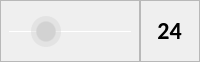
                        <widget class="QWidget" name="widget_6" native="true">
                         <property name="maximumSize">
                          <size>
                           <width>16777215</width>
                           <height>50</height>
                          </size>
                         </property>
                         <layout class="QHBoxLayout" name="horizontalLayout_10">
                          <property name="spacing">
                           <number>0</number>
                          </property>
                          <property name="leftMargin">
                           <number>0</number>
                          </property>
                          <property name="topMargin">
                           <number>0</number>
                          </property>
                          <property name="rightMargin">
                           <number>0</number>
                          </property>
                          <property name="bottomMargin">
                           <number>0</number>
                          </property>
                          <item>
                           <widget class="QFrame" name="frame_7">
                            <property name="minimumSize">
                             <size>
                              <width>140</width>
                              <height>0</height>
                             </size>
                            </property>
                            <property name="maximumSize">
                             <size>
                              <width>140</width>
                              <height>16777215</height>
                             </size>
                            </property>
                            <property name="frameShape">
                             <enum>QFrame::StyledPanel</enum>
                            </property>
                            <property name="frameShadow">
                             <enum>QFrame::Raised</enum>
                            </property>
                            <layout class="QVBoxLayout" name="verticalLayout_9">
                             <property name="spacing">
                              <number>0</number>
                             </property>
                             <property name="leftMargin">
                              <number>0</number>
                             </property>
                             <property name="topMargin">
                              <number>0</number>
                             </property>
                             <property name="rightMargin">
                              <number>0</number>
                             </property>
                             <property name="bottomMargin">
                              <number>0</number>
                             </property>
                             <item alignment="Qt::AlignHCenter">
                              <widget class="QSlider" name="slider_exposure_time">
                               <property name="minimumSize">
                                <size>
                                 <width>122</width>
                                 <height>60</height>
                                </size>
                               </property>
                               <property name="styleSheet">
                                <string notr="true">QSlider:horizontal {
    min-height: 60px;
}
QSlider::groove:horizontal {
    height: 1px;
    background: white; 
}
QSlider::handle:horizontal {
    width: 30px;
    margin-top: -15px;
    margin-bottom: -15px;
    border-radius: 15px;
    background: qradialgradient(spread:reflect, cx:0.5, cy:0.5, radius:0.5, fx:0.5, fy:0.5, stop:0.6 rgba(210, 210, 210, 255), stop:0.7 rgba(210, 210, 210, 100));
}
QSlider::handle:horizontal:hover {
    background: qradialgradient(spread:reflect, cx:0.5, cy:0.5, radius:0.5, fx:0.5, fy:0.5, stop:0.6 rgba(255, 255, 255, 255), stop:0.7 rgba(255, 255, 255, 100));
}</string>
                               </property>
                               <property name="maximum">
                                <number>1000</number>
                               </property>
                               <property name="singleStep">
                                <number>1</number>
                               </property>
                               <property name="value">
                                <number>240</number>
                               </property>
                               <property name="orientation">
                                <enum>Qt::Horizontal</enum>
                               </property>
                              </widget>
                             </item>
                            </layout>
                           </widget>
                          </item>
                          <item>
                           <widget class="QFrame" name="frame_16">
                            <property name="frameShape">
                             <enum>QFrame::StyledPanel</enum>
                            </property>
                            <property name="frameShadow">
                             <enum>QFrame::Raised</enum>
                            </property>
                            <layout class="QGridLayout" name="gridLayout">
                             <item row="0" column="0" alignment="Qt::AlignHCenter">
                              <widget class="QLabel" name="slider_exposure_label">
                               <property name="font">
                                <font>
                                 <family>Calibri</family>
                                 <pointsize>18</pointsize>
                                 <weight>75</weight>
                                 <bold>true</bold>
                                </font>
                               </property>
                               <property name="styleSheet">
                                <string notr="true">color: rgb(0, 0, 0);
</string>
                               </property>
                               <property name="text">
                                <string>24</string>
                               </property>
                               <property name="alignment">
                                <set>Qt::AlignCenter</set>
                               </property>
                              </widget>
                             </item>
                            </layout>
                           </widget>
                          </item>
                         </layout>
                        </widget>
